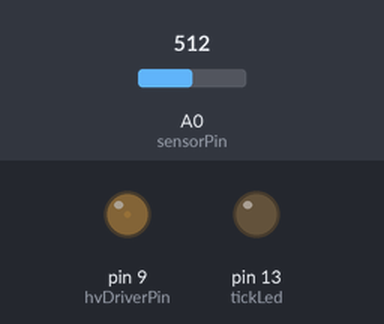
Recording of a sketch running on a simulated Arduino Uno, built with avr-gcc and run on an emulated ATmega328P. Shown: output pins drawn as LEDs (lit = HIGH). The test bench sets the inputs (shaded band); at power-on: A0 (sensorPin) = 512.

Above: at 1.2 s.
1.3 s: A0 (sensorPin) set to 449
2.8 s: A0 (sensorPin) set to 424
At 5.3 s:
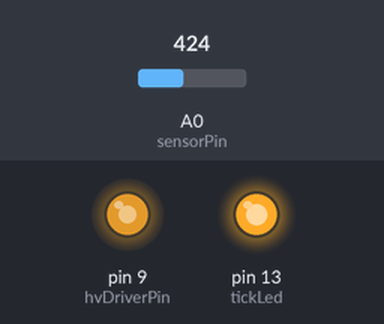
5.8 s: A0 (sensorPin) set to 511
At 5.95 s:
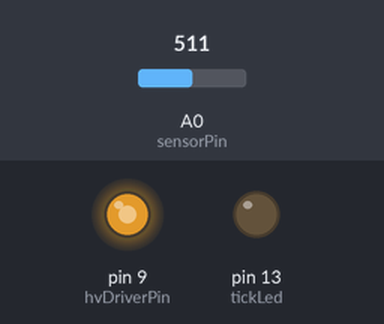
8.8 s: A0 (sensorPin) set to 306
At 10.19 s:
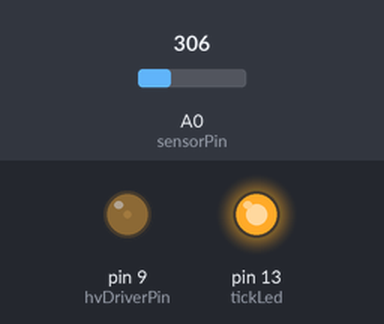
11.8 s: A0 (sensorPin) set to 716
At 14.4 s:
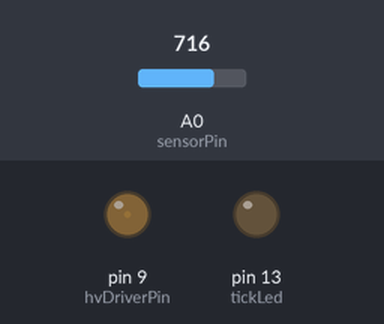
Timing chart, 0 to 15.8 s (numbered marks = the images above; inputs shaded):
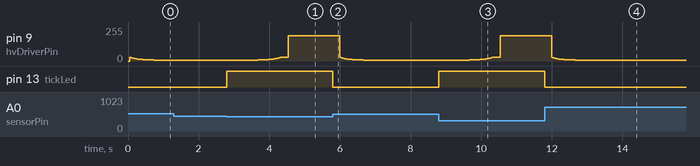

Measured:
- the behaviour switches between 439 and 438 on A0 (sensorPin) (found by bisection; images 0 and 1)
- after the input at 2.8 s, pin 9 (hvDriverPin): moves from 4/255 to 191/255 over 1.5 s, starting after 0.27 s; pin 13 (tickLed): LOW → HIGH at once
- after the input at 5.8 s, pin 9 (hvDriverPin): moves from 191/255 to 4/255 over 1.3 s, starting after 0.19 s; pin 13 (tickLed): HIGH → LOW at once
- after the input at 8.8 s, pin 9 (hvDriverPin): moves from 4/255 to 191/255 over 1.5 s, starting after 0.27 s; pin 13 (tickLed): LOW → HIGH at once
- after the input at 11.8 s, pin 9 (hvDriverPin): moves from 191/255 to 4/255 over 1.3 s, starting after 0.19 s; pin 13 (tickLed): HIGH → LOW at once

The sketch:

HVTestFastPWM.ino
```cpp
//**********************************************************************************
//**********************************************************************************
//*  Fire up HV generator for testing                                              *
//*  Uses a feedback loop via the analogue in to make sure that we produce more or *
//*  less constantly 200V, regardless of the input voltage.                        *
//*  We achieve this by turning off the HV generator if the voltage we measure     *
//*  is above the required voltage, otherwise we turn it on.                       *
//**********************************************************************************
//**********************************************************************************

#include <avr/io.h>

//**********************************************************************************
//**********************************************************************************
//*                                     Variables                                  *
//**********************************************************************************
//**********************************************************************************
const int PWM_TOP_DEFAULT = 1000;
const int PWM_TOP_MIN = 200;
const int PWM_TOP_MAX = 10000;
int pwmTop = PWM_TOP_DEFAULT;

// pin used to drive the DC-DC converter
int hvDriverPin = 9;
int tickLed = 13;
int sensorPin = A0;    // select the input pin for the potentiometer

// precalculated values for turning on and off the HV generator
// Put these in TCCR1B to turn off and on
int tccrOff;
int tccrOn;


//**********************************************************************************
//**********************************************************************************
//*                                                          Setup                                                                *
//**********************************************************************************
//**********************************************************************************
void setup()
{
  pinMode(tickLed, OUTPUT);

  // Set the driver pin to output
  pinMode(9, OUTPUT);

  TCCR1A = 0;    // disable all PWM on Timer1 whilst we set it up
  TCCR1B = 0;    // disable all PWM on Timer1 whilst we set it up
  ICR1 = pwmTop; // Our starting point for the period

  // Configure timer 1 for Fast PWM mode via ICR1, with prescaling=1
  TCCR1A = (1 << WGM11);
  TCCR1B = (1 << WGM13) | (1<<WGM12) | (1 << CS10);

  tccrOff = TCCR1A;

  TCCR1A |= (1 <<  COM1A1);  // enable PWM on port PD4 in non-inverted compare mode 2

  tccrOn = TCCR1A;

  OCR1A = 150;  // Pulse width of the on time
}

//**********************************************************************************
//**********************************************************************************
//*                                                       Main loop                                                             *
//**********************************************************************************
//**********************************************************************************
void loop()
{
  int rawSensorVal = analogRead(sensorPin);
  double sensorVoltage = rawSensorVal * 5.0  / 1024.0;
  double externalVoltage = sensorVoltage * 394.7 / 4.7;
  //Serial.println(externalVoltage);

  if (externalVoltage > 180) {
    pwmTop++;
    if (pwmTop > PWM_TOP_MAX) {
      pwmTop = PWM_TOP_MAX;
    }
    ICR1 = pwmTop; // Our starting point for the period
    digitalWrite(tickLed,0);
  }
  else {
    pwmTop--;
    if (pwmTop < PWM_TOP_MIN) {
      pwmTop = PWM_TOP_MIN;
    }
    ICR1 = pwmTop; // Our starting point for the period
    digitalWrite(tickLed,1);
  }
}
```
